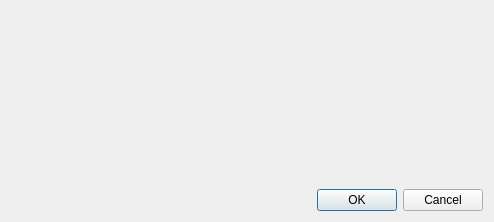
<?xml version="1.0" encoding="UTF-8"?>
<ui version="4.0">
 <class>SParamTraceSelectorDialog</class>
 <widget class="QDialog" name="SParamTraceSelectorDialog">
  <property name="windowModality">
   <enum>Qt::WindowModality::ApplicationModal</enum>
  </property>
  <property name="geometry">
   <rect>
    <x>0</x>
    <y>0</y>
    <width>494</width>
    <height>222</height>
   </rect>
  </property>
  <property name="windowTitle">
   <string>S-Paramter Trace Selector Dialog</string>
  </property>
  <layout class="QVBoxLayout" name="verticalLayout">
   <item>
    <widget class="QWidget" name="placeholder" native="true"/>
   </item>
   <item>
    <widget class="QDialogButtonBox" name="buttonBox">
     <property name="standardButtons">
      <set>QDialogButtonBox::StandardButton::Cancel|QDialogButtonBox::StandardButton::Ok</set>
     </property>
    </widget>
   </item>
  </layout>
 </widget>
 <resources/>
 <connections/>
</ui>
